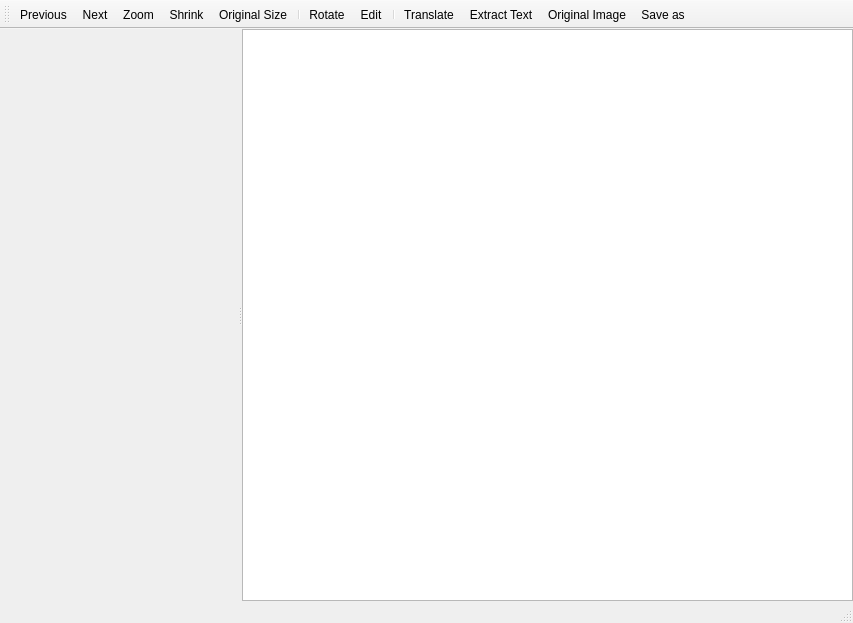
<?xml version="1.0" encoding="UTF-8"?>
<ui version="4.0">
 <class>OcrUI</class>
 <widget class="QMainWindow" name="OcrUI">
  <property name="geometry">
   <rect>
    <x>0</x>
    <y>0</y>
    <width>853</width>
    <height>623</height>
   </rect>
  </property>
  <property name="windowTitle">
   <string>Extract Text</string>
  </property>
  <widget class="QWidget" name="centralwidget">
   <layout class="QHBoxLayout" name="horizontalLayout">
    <property name="leftMargin">
     <number>0</number>
    </property>
    <property name="topMargin">
     <number>0</number>
    </property>
    <property name="rightMargin">
     <number>0</number>
    </property>
    <property name="bottomMargin">
     <number>0</number>
    </property>
    <item>
     <widget class="QSplitter" name="splitter">
      <property name="orientation">
       <enum>Qt::Orientation::Horizontal</enum>
      </property>
      <widget class="ImageView" name="Image" native="true"/>
      <widget class="QTextEdit" name="textEdit">
       <property name="enabled">
        <bool>true</bool>
       </property>
       <property name="readOnly">
        <bool>true</bool>
       </property>
      </widget>
     </widget>
    </item>
   </layout>
  </widget>
  <widget class="QMenuBar" name="menubar">
   <property name="geometry">
    <rect>
     <x>0</x>
     <y>0</y>
     <width>853</width>
     <height>17</height>
    </rect>
   </property>
  </widget>
  <widget class="QStatusBar" name="statusbar"/>
  <widget class="QToolBar" name="toolBar">
   <property name="windowTitle">
    <string>toolBar</string>
   </property>
   <attribute name="toolBarArea">
    <enum>TopToolBarArea</enum>
   </attribute>
   <attribute name="toolBarBreak">
    <bool>false</bool>
   </attribute>
   <addaction name="actionPrevious"/>
   <addaction name="actionNext"/>
   <addaction name="actionZoom"/>
   <addaction name="actionShrink"/>
   <addaction name="actionOriginal_Size"/>
   <addaction name="separator"/>
   <addaction name="actionRotate"/>
   <addaction name="actionEdit"/>
   <addaction name="separator"/>
   <addaction name="actionTranslate"/>
   <addaction name="actionExtract_Text"/>
   <addaction name="actionOriginal_Image"/>
   <addaction name="actionSave_as"/>
  </widget>
  <action name="actionPrevious">
   <property name="icon">
    <iconset resource="../../capturer.qrc">
     <normaloff>:/icons/ocr/previous</normaloff>:/icons/ocr/previous</iconset>
   </property>
   <property name="text">
    <string>Previous</string>
   </property>
   <property name="menuRole">
    <enum>QAction::MenuRole::NoRole</enum>
   </property>
  </action>
  <action name="actionNext">
   <property name="icon">
    <iconset resource="../../capturer.qrc">
     <normaloff>:/icons/ocr/next</normaloff>:/icons/ocr/next</iconset>
   </property>
   <property name="text">
    <string>Next</string>
   </property>
   <property name="menuRole">
    <enum>QAction::MenuRole::NoRole</enum>
   </property>
  </action>
  <action name="actionOriginal_Image">
   <property name="icon">
    <iconset resource="../../capturer.qrc">
     <normaloff>:/icons/ocr/original</normaloff>:/icons/ocr/original</iconset>
   </property>
   <property name="text">
    <string>Original Image</string>
   </property>
   <property name="menuRole">
    <enum>QAction::MenuRole::NoRole</enum>
   </property>
  </action>
  <action name="actionZoom">
   <property name="icon">
    <iconset resource="../../capturer.qrc">
     <normaloff>:/icons/ocr/zoom</normaloff>:/icons/ocr/zoom</iconset>
   </property>
   <property name="text">
    <string>Zoom</string>
   </property>
   <property name="menuRole">
    <enum>QAction::MenuRole::NoRole</enum>
   </property>
  </action>
  <action name="actionShrink">
   <property name="icon">
    <iconset resource="../../capturer.qrc">
     <normaloff>:/icons/ocr/shrink</normaloff>:/icons/ocr/shrink</iconset>
   </property>
   <property name="text">
    <string>Shrink</string>
   </property>
   <property name="menuRole">
    <enum>QAction::MenuRole::NoRole</enum>
   </property>
  </action>
  <action name="actionOriginal_Size">
   <property name="icon">
    <iconset resource="../../capturer.qrc">
     <normaloff>:/icons/ocr/original_size</normaloff>:/icons/ocr/original_size</iconset>
   </property>
   <property name="text">
    <string>Original Size</string>
   </property>
   <property name="menuRole">
    <enum>QAction::MenuRole::NoRole</enum>
   </property>
  </action>
  <action name="actionRotate">
   <property name="icon">
    <iconset resource="../../capturer.qrc">
     <normaloff>:/icons/ocr/rotate</normaloff>:/icons/ocr/rotate</iconset>
   </property>
   <property name="text">
    <string>Rotate</string>
   </property>
   <property name="menuRole">
    <enum>QAction::MenuRole::NoRole</enum>
   </property>
  </action>
  <action name="actionEdit">
   <property name="checkable">
    <bool>true</bool>
   </property>
   <property name="icon">
    <iconset resource="../../capturer.qrc">
     <normaloff>:/icons/ocr/edit</normaloff>:/icons/ocr/edit</iconset>
   </property>
   <property name="text">
    <string>Edit</string>
   </property>
   <property name="menuRole">
    <enum>QAction::MenuRole::NoRole</enum>
   </property>
  </action>
  <action name="actionTranslate">
   <property name="icon">
    <iconset resource="../../capturer.qrc">
     <normaloff>:/icons/ocr/translate</normaloff>:/icons/ocr/translate</iconset>
   </property>
   <property name="text">
    <string>Translate</string>
   </property>
   <property name="menuRole">
    <enum>QAction::MenuRole::NoRole</enum>
   </property>
  </action>
  <action name="actionExtract_Text">
   <property name="icon">
    <iconset resource="../../capturer.qrc">
     <normaloff>:/icons/ocr/extract_text</normaloff>:/icons/ocr/extract_text</iconset>
   </property>
   <property name="text">
    <string>Extract Text</string>
   </property>
   <property name="menuRole">
    <enum>QAction::MenuRole::NoRole</enum>
   </property>
  </action>
  <action name="actionSave_as">
   <property name="icon">
    <iconset resource="../../capturer.qrc">
     <normaloff>:/icons/ocr/save</normaloff>:/icons/ocr/save</iconset>
   </property>
   <property name="text">
    <string>Save as ...</string>
   </property>
   <property name="menuRole">
    <enum>QAction::MenuRole::NoRole</enum>
   </property>
  </action>
 </widget>
 <customwidgets>
  <customwidget>
   <class>ImageView</class>
   <extends>QWidget</extends>
   <header>imageview.h</header>
   <container>1</container>
  </customwidget>
 </customwidgets>
 <resources>
  <include location="../../capturer.qrc"/>
 </resources>
 <connections/>
</ui>
